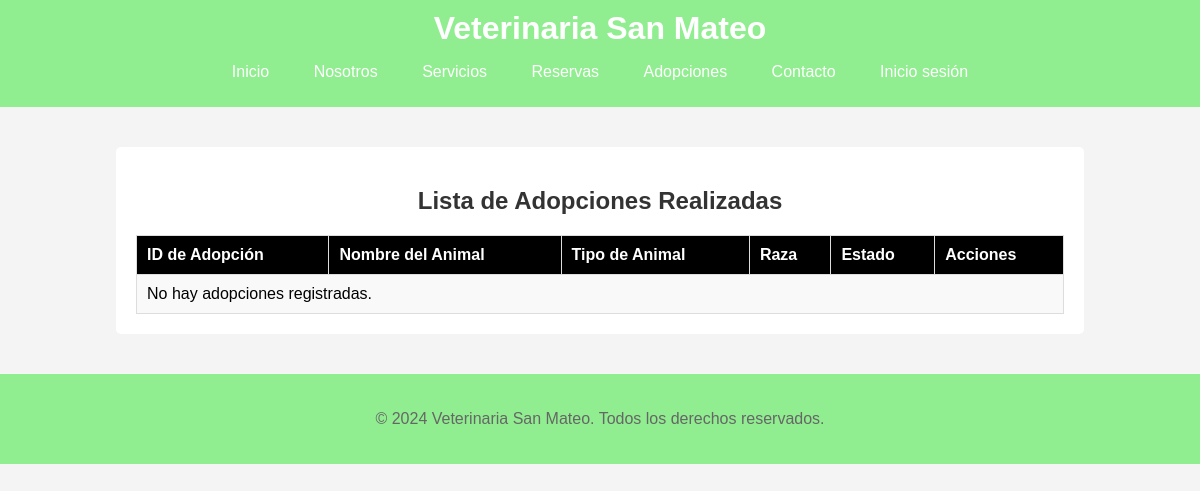
The app's page /ver_adopciones.php, older data.
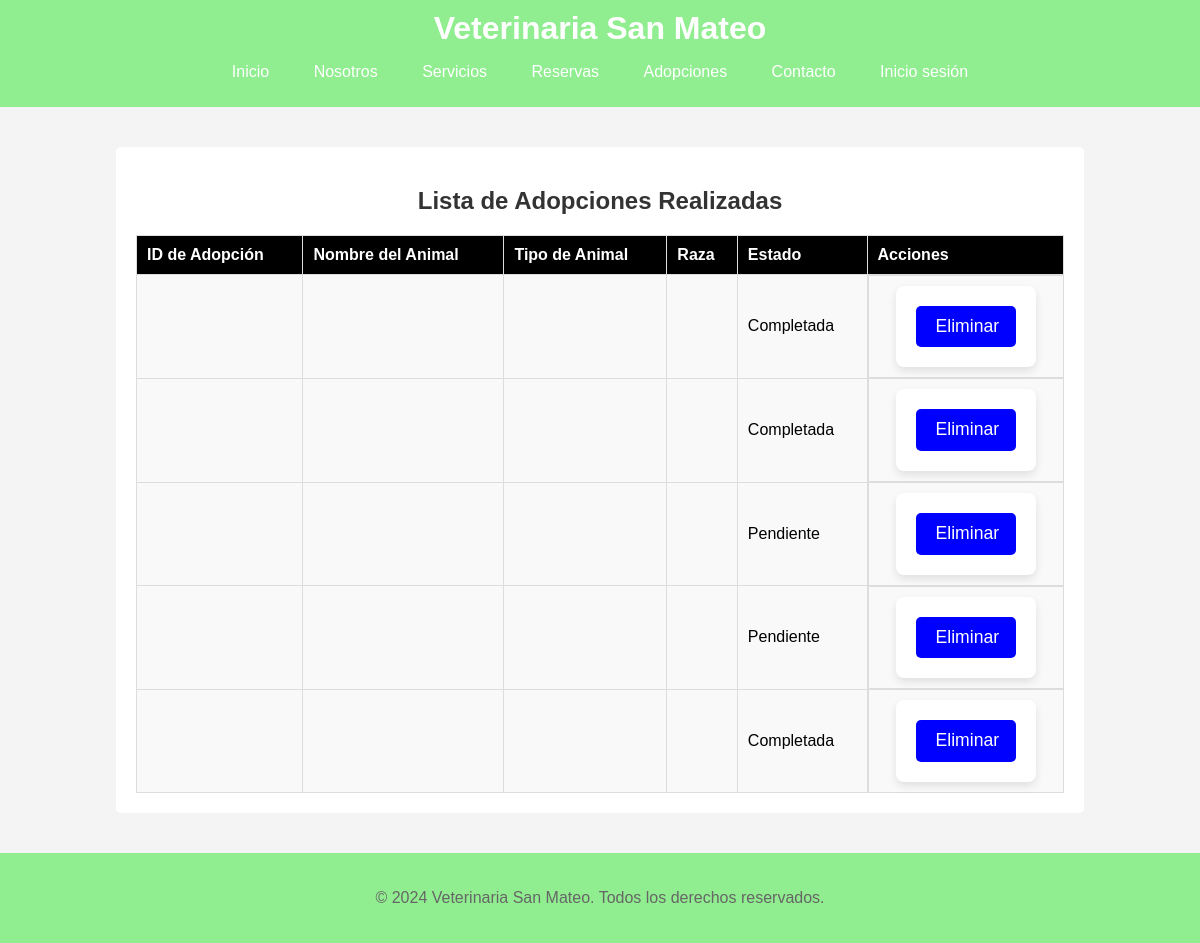
The same page, newer data.
### tables this page shows
CREATE TABLE Adopciones (
    id_adopcion INT AUTO_INCREMENT PRIMARY KEY,
    id_mascota INT,
    id_cliente INT,
    fecha_adopcion DATE NOT NULL,
    estado ENUM('Pendiente', 'Completada') DEFAULT 'Pendiente',
    FOREIGN KEY (id_mascota) REFERENCES Mascotas(id_mascota),
    FOREIGN KEY (id_cliente) REFERENCES Clientes(id_cliente)
);

### functions.php (called while the page is built, shortened)
<?php
include("db.php");
function getMenu(){
    $menu = array(
        array("url" => "index.php", "name" => "Inicio")
    );
    if (!isset($_SESSION["usuario"]) || $_SESSION["usuario"] == "") {
        $menu[] = array("url" => "nosotros.php", "name" => "Nosotros");
        $menu[] = array("url" => "servicios.php", "name" => "Servicios");
    }
    $menu[] = array("url" => "reservas.php", "name" => "Reservas");
    $menu[] = array("url" => "adopciones.php", "name" => "Adopciones");
    if (isset($_SESSION["usuario"]) && $_SESSION["usuario"] != "") {
        $menu[] = array("url" => "ver_reservas.php", "name" => "Ver Reservas");
        $menu[] = array("url" => "ver_adopciones.php", "name" => "Ver Adopciones");
        $menu[] = array("url" => "historial.php", "name" => "Historial Medico");
        $menu[] = array("url" => "recomendaciones.php", "name" => "Recomendaciones");
        $menu[] = array("url" => "salir.php", "name" => "Salir");
    } else {
        $menu[] = array("url" => "contacto.php", "name" => "Contacto");
        $menu[] = array("url" => "ingresar.php", "name" => "Inicio sesión");
    }
    return $menu;
}
function getAdopciones() {
    global $conn;
    $query = "SELECT * FROM adopciones";
    $result = $conn->query($query);
    if ($result) {
        return $result->fetch_all(MYSQLI_ASSOC);
    } else {
        echo "Error al obtener las adopciones: " . $conn->error;
        return [];
    }
}

### ver_adopciones.php (the view, shortened to what this page needs)
<?php
include 'functions.php';
$menu = getMenu();
$adopciones = getAdopciones();
?>
<!DOCTYPE html>
<html lang="es">
<head>
    <link rel="stylesheet" href="./css/style.css">
   </head>
<body>
    <header>
        <h1>Veterinaria San Mateo</h1>
        <nav>
            <ul>
                <?php foreach ($menu as $item) { ?>
                    <li><a href="<?php echo $item["url"]; ?>"><?php echo $item["name"]; ?></a></li>
                <?php } ?>
            </ul>
        </nav>
    </header>
    <main>
        <section class="adopciones-container">
            <h2>Lista de Adopciones Realizadas</h2>
            <table>
                <thead>
                    <tr>
                        <th>ID de Adopción</th>
                        <th>Nombre del Animal</th>
                        <th>Tipo de Animal</th>
                        <th>Raza</th>
                        <th>Estado</th>
                        <th>Acciones</th>
                    </tr>
                </thead>
                <tbody>
                    <?php if (!empty($adopciones)): ?>
                        <?php foreach ($adopciones as $adopcion): ?>
                            <tr>
                                <td><?php echo $adopcion['id']; ?></td>
                                <td><?php echo $adopcion['nombre_animal']; ?></td>
                                <td><?php echo $adopcion['tipo_animal']; ?></td>
                                <td><?php echo $adopcion['raza']; ?></td>
                                <td><?php echo $adopcion['estado']; ?></td>
                                <td class="action-buttons">
                                <form method="post" action="eliminar_adopcion.php" style="display:inline;">
                                <button type="submit">Eliminar</button>
                                </form>
                                </td>
                            </tr>
                        <?php endforeach; ?>
                    <?php else: ?>
                        <tr>
                            <td colspan="6">No hay adopciones registradas.</td>
                        </tr>
                    <?php endif; ?>
                </tbody>
            </table>
        </section>
    </main>
    <footer>
        <p>&copy; 2024 Veterinaria San Mateo. Todos los derechos reservados.</p>
    </footer>
</body>
</html>

Row changes from the older to the newer data that the page shows:
added adopciones: estado "Completada"
added adopciones: estado "Completada"
added adopciones: estado "Pendiente"
added adopciones: estado "Pendiente"
added adopciones: estado "Completada"
Text that changed along with them:
text no longer shown: "No hay adopciones registradas."
